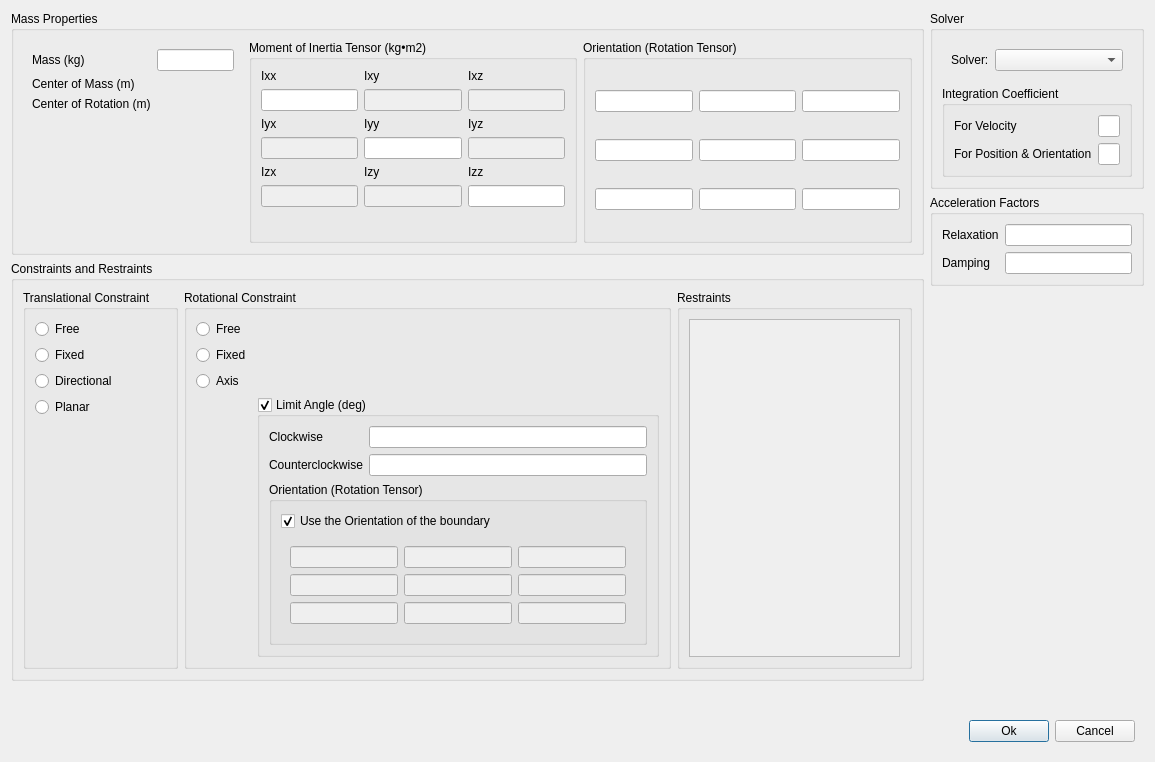
<?xml version="1.0" encoding="UTF-8"?>
<ui version="4.0">
 <class>RigidBodyMotionDialog</class>
 <widget class="QDialog" name="RigidBodyMotionDialog">
  <property name="geometry">
   <rect>
    <x>0</x>
    <y>0</y>
    <width>1155</width>
    <height>762</height>
   </rect>
  </property>
  <property name="windowTitle">
   <string>Dialog</string>
  </property>
  <layout class="QVBoxLayout" name="verticalLayout" stretch="0,0,0">
   <item>
    <widget class="QWidget" name="widget_12" native="true">
     <layout class="QHBoxLayout" name="horizontalLayout_8">
      <property name="leftMargin">
       <number>0</number>
      </property>
      <property name="topMargin">
       <number>0</number>
      </property>
      <property name="rightMargin">
       <number>0</number>
      </property>
      <property name="bottomMargin">
       <number>0</number>
      </property>
      <item>
       <widget class="QWidget" name="widget_13" native="true">
        <layout class="QVBoxLayout" name="verticalLayout_7">
         <property name="leftMargin">
          <number>0</number>
         </property>
         <property name="topMargin">
          <number>0</number>
         </property>
         <property name="rightMargin">
          <number>0</number>
         </property>
         <property name="bottomMargin">
          <number>0</number>
         </property>
         <item>
          <widget class="QGroupBox" name="groupBox">
           <property name="title">
            <string>Mass Properties</string>
           </property>
           <layout class="QHBoxLayout" name="horizontalLayout">
            <item>
             <widget class="QWidget" name="widget_8" native="true">
              <layout class="QGridLayout" name="gridLayout_11">
               <item row="1" column="0">
                <widget class="QLabel" name="label_42">
                 <property name="text">
                  <string>Center of Mass (m)</string>
                 </property>
                </widget>
               </item>
               <item row="0" column="0">
                <widget class="QLabel" name="label">
                 <property name="text">
                  <string>Mass (kg)</string>
                 </property>
                </widget>
               </item>
               <item row="0" column="1">
                <widget class="PFloatLineEdit" name="mass"/>
               </item>
               <item row="2" column="1">
                <widget class="VectorWidget" name="centerOfRotation" native="true"/>
               </item>
               <item row="2" column="0">
                <widget class="QLabel" name="label_8">
                 <property name="text">
                  <string>Center of Rotation (m)</string>
                 </property>
                </widget>
               </item>
               <item row="1" column="1">
                <widget class="VectorWidget" name="centerOfMass" native="true"/>
               </item>
               <item row="3" column="0">
                <spacer name="verticalSpacer_6">
                 <property name="orientation">
                  <enum>Qt::Orientation::Vertical</enum>
                 </property>
                 <property name="sizeHint" stdset="0">
                  <size>
                   <width>20</width>
                   <height>40</height>
                  </size>
                 </property>
                </spacer>
               </item>
              </layout>
             </widget>
            </item>
            <item>
             <widget class="QGroupBox" name="groupBox_6">
              <property name="title">
               <string>Moment of Inertia Tensor (kg•m2)</string>
              </property>
              <layout class="QGridLayout" name="gridLayout_6">
               <item row="5" column="2">
                <widget class="PFloatLineEdit" name="moi22"/>
               </item>
               <item row="2" column="0">
                <widget class="QLabel" name="label_29">
                 <property name="text">
                  <string>Iyx</string>
                 </property>
                </widget>
               </item>
               <item row="0" column="1">
                <widget class="QLabel" name="label_27">
                 <property name="text">
                  <string>Ixy</string>
                 </property>
                </widget>
               </item>
               <item row="5" column="0">
                <widget class="PFloatLineEdit" name="moi20">
                 <property name="enabled">
                  <bool>false</bool>
                 </property>
                </widget>
               </item>
               <item row="4" column="1">
                <widget class="QLabel" name="label_33">
                 <property name="text">
                  <string>Izy</string>
                 </property>
                </widget>
               </item>
               <item row="2" column="1">
                <widget class="QLabel" name="label_30">
                 <property name="text">
                  <string>Iyy</string>
                 </property>
                </widget>
               </item>
               <item row="0" column="0">
                <widget class="QLabel" name="label_26">
                 <property name="text">
                  <string>Ixx</string>
                 </property>
                </widget>
               </item>
               <item row="1" column="2">
                <widget class="PFloatLineEdit" name="moi02">
                 <property name="enabled">
                  <bool>false</bool>
                 </property>
                </widget>
               </item>
               <item row="5" column="1">
                <widget class="PFloatLineEdit" name="moi21">
                 <property name="enabled">
                  <bool>false</bool>
                 </property>
                </widget>
               </item>
               <item row="3" column="2">
                <widget class="PFloatLineEdit" name="moi12">
                 <property name="enabled">
                  <bool>false</bool>
                 </property>
                </widget>
               </item>
               <item row="1" column="0">
                <widget class="PFloatLineEdit" name="moi00"/>
               </item>
               <item row="0" column="2">
                <widget class="QLabel" name="label_28">
                 <property name="text">
                  <string>Ixz</string>
                 </property>
                </widget>
               </item>
               <item row="1" column="1">
                <widget class="PFloatLineEdit" name="moi01">
                 <property name="enabled">
                  <bool>false</bool>
                 </property>
                </widget>
               </item>
               <item row="3" column="0">
                <widget class="PFloatLineEdit" name="moi10">
                 <property name="enabled">
                  <bool>false</bool>
                 </property>
                </widget>
               </item>
               <item row="2" column="2">
                <widget class="QLabel" name="label_31">
                 <property name="text">
                  <string>Iyz</string>
                 </property>
                </widget>
               </item>
               <item row="3" column="1">
                <widget class="PFloatLineEdit" name="moi11"/>
               </item>
               <item row="4" column="0">
                <widget class="QLabel" name="label_32">
                 <property name="text">
                  <string>Izx</string>
                 </property>
                </widget>
               </item>
               <item row="4" column="2">
                <widget class="QLabel" name="label_34">
                 <property name="text">
                  <string>Izz</string>
                 </property>
                </widget>
               </item>
               <item row="6" column="0">
                <spacer name="verticalSpacer_7">
                 <property name="orientation">
                  <enum>Qt::Orientation::Vertical</enum>
                 </property>
                 <property name="sizeHint" stdset="0">
                  <size>
                   <width>20</width>
                   <height>40</height>
                  </size>
                 </property>
                </spacer>
               </item>
              </layout>
             </widget>
            </item>
            <item>
             <widget class="QGroupBox" name="groupBox_2">
              <property name="title">
               <string>Orientation (Rotation Tensor)</string>
              </property>
              <layout class="QGridLayout" name="gridLayout_2" rowstretch="0,0,0" columnstretch="0,0,0">
               <item row="2" column="1">
                <widget class="PFloatLineEdit" name="ori21"/>
               </item>
               <item row="1" column="0">
                <widget class="PFloatLineEdit" name="ori10"/>
               </item>
               <item row="1" column="2">
                <widget class="PFloatLineEdit" name="ori12"/>
               </item>
               <item row="2" column="2">
                <widget class="PFloatLineEdit" name="ori22"/>
               </item>
               <item row="1" column="1">
                <widget class="PFloatLineEdit" name="ori11"/>
               </item>
               <item row="0" column="1">
                <widget class="PFloatLineEdit" name="ori01"/>
               </item>
               <item row="0" column="2">
                <widget class="PFloatLineEdit" name="ori02"/>
               </item>
               <item row="2" column="0">
                <widget class="PFloatLineEdit" name="ori20"/>
               </item>
               <item row="0" column="0">
                <widget class="PFloatLineEdit" name="ori00"/>
               </item>
              </layout>
             </widget>
            </item>
           </layout>
          </widget>
         </item>
         <item>
          <widget class="QGroupBox" name="groupBox_12">
           <property name="title">
            <string>Constraints and Restraints</string>
           </property>
           <layout class="QHBoxLayout" name="horizontalLayout_3">
            <item>
             <widget class="QGroupBox" name="groupBox_3">
              <property name="title">
               <string>Translational Constraint</string>
              </property>
              <layout class="QGridLayout" name="gridLayout_3">
               <item row="2" column="0">
                <widget class="QRadioButton" name="translationalDirectionalRadio">
                 <property name="text">
                  <string>Directional</string>
                 </property>
                </widget>
               </item>
               <item row="0" column="0">
                <widget class="QRadioButton" name="translationalFreeRadio">
                 <property name="text">
                  <string>Free</string>
                 </property>
                </widget>
               </item>
               <item row="3" column="1">
                <widget class="VectorWidget" name="normal" native="true"/>
               </item>
               <item row="1" column="0">
                <widget class="QRadioButton" name="translationalFixedRadio">
                 <property name="text">
                  <string>Fixed</string>
                 </property>
                </widget>
               </item>
               <item row="3" column="0">
                <widget class="QRadioButton" name="translationalPlanarRadio">
                 <property name="text">
                  <string>Planar</string>
                 </property>
                </widget>
               </item>
               <item row="2" column="1">
                <widget class="VectorWidget" name="direction" native="true"/>
               </item>
               <item row="4" column="0">
                <spacer name="verticalSpacer_2">
                 <property name="orientation">
                  <enum>Qt::Orientation::Vertical</enum>
                 </property>
                 <property name="sizeHint" stdset="0">
                  <size>
                   <width>20</width>
                   <height>40</height>
                  </size>
                 </property>
                </spacer>
               </item>
              </layout>
             </widget>
            </item>
            <item>
             <widget class="QGroupBox" name="groupBox_4">
              <property name="title">
               <string>Rotational Constraint</string>
              </property>
              <layout class="QGridLayout" name="gridLayout_4">
               <item row="2" column="1">
                <widget class="VectorWidget" name="axis" native="true"/>
               </item>
               <item row="1" column="0">
                <widget class="QRadioButton" name="rotationalFixedRadio">
                 <property name="text">
                  <string>Fixed</string>
                 </property>
                </widget>
               </item>
               <item row="3" column="1">
                <widget class="QGroupBox" name="limitAngleGroup">
                 <property name="title">
                  <string>Limit Angle (deg)</string>
                 </property>
                 <property name="checkable">
                  <bool>true</bool>
                 </property>
                 <layout class="QVBoxLayout" name="verticalLayout_6">
                  <item>
                   <widget class="QWidget" name="widget_2" native="true">
                    <layout class="QGridLayout" name="gridLayout">
                     <property name="leftMargin">
                      <number>0</number>
                     </property>
                     <property name="topMargin">
                      <number>0</number>
                     </property>
                     <property name="rightMargin">
                      <number>0</number>
                     </property>
                     <property name="bottomMargin">
                      <number>0</number>
                     </property>
                     <item row="0" column="0">
                      <widget class="QLabel" name="label_25">
                       <property name="text">
                        <string>Clockwise</string>
                       </property>
                      </widget>
                     </item>
                     <item row="1" column="1">
                      <widget class="PFloatLineEdit" name="counterclockwise"/>
                     </item>
                     <item row="0" column="1">
                      <widget class="PFloatLineEdit" name="clockwise"/>
                     </item>
                     <item row="1" column="0">
                      <widget class="QLabel" name="label_24">
                       <property name="text">
                        <string>Counterclockwise</string>
                       </property>
                      </widget>
                     </item>
                    </layout>
                   </widget>
                  </item>
                  <item>
                   <widget class="QWidget" name="widget" native="true">
                    <layout class="QVBoxLayout" name="verticalLayout_9">
                     <property name="leftMargin">
                      <number>0</number>
                     </property>
                     <property name="topMargin">
                      <number>0</number>
                     </property>
                     <property name="rightMargin">
                      <number>0</number>
                     </property>
                     <property name="bottomMargin">
                      <number>0</number>
                     </property>
                     <item>
                      <widget class="QGroupBox" name="groupBox_13">
                       <property name="title">
                        <string>Orientation (Rotation Tensor)</string>
                       </property>
                       <layout class="QVBoxLayout" name="verticalLayout_10">
                        <item>
                         <widget class="QCheckBox" name="useBoundaryOrientation">
                          <property name="text">
                           <string>Use the Orientation of the boundary</string>
                          </property>
                          <property name="checked">
                           <bool>true</bool>
                          </property>
                         </widget>
                        </item>
                        <item>
                         <widget class="QWidget" name="privateOrientation" native="true">
                          <property name="enabled">
                           <bool>false</bool>
                          </property>
                          <layout class="QGridLayout" name="gridLayout_5" rowstretch="0,0,0" columnstretch="0,0,0">
                           <item row="0" column="0">
                            <widget class="PFloatLineEdit" name="cori00"/>
                           </item>
                           <item row="0" column="1">
                            <widget class="PFloatLineEdit" name="cori01"/>
                           </item>
                           <item row="0" column="2">
                            <widget class="PFloatLineEdit" name="cori02"/>
                           </item>
                           <item row="1" column="0">
                            <widget class="PFloatLineEdit" name="cori10"/>
                           </item>
                           <item row="1" column="1">
                            <widget class="PFloatLineEdit" name="cori11"/>
                           </item>
                           <item row="1" column="2">
                            <widget class="PFloatLineEdit" name="cori12"/>
                           </item>
                           <item row="2" column="0">
                            <widget class="PFloatLineEdit" name="cori20"/>
                           </item>
                           <item row="2" column="1">
                            <widget class="PFloatLineEdit" name="cori21"/>
                           </item>
                           <item row="2" column="2">
                            <widget class="PFloatLineEdit" name="cori22"/>
                           </item>
                          </layout>
                         </widget>
                        </item>
                       </layout>
                      </widget>
                     </item>
                    </layout>
                   </widget>
                  </item>
                 </layout>
                </widget>
               </item>
               <item row="0" column="0">
                <widget class="QRadioButton" name="rotationalFreeRadio">
                 <property name="text">
                  <string>Free</string>
                 </property>
                </widget>
               </item>
               <item row="2" column="0">
                <widget class="QRadioButton" name="rotationalAxisRadio">
                 <property name="text">
                  <string>Axis</string>
                 </property>
                </widget>
               </item>
              </layout>
             </widget>
            </item>
            <item>
             <widget class="QGroupBox" name="groupBox_11">
              <property name="title">
               <string>Restraints</string>
              </property>
              <layout class="QVBoxLayout" name="verticalLayout_4">
               <item>
                <widget class="QScrollArea" name="scrollArea">
                 <property name="minimumSize">
                  <size>
                   <width>170</width>
                   <height>0</height>
                  </size>
                 </property>
                 <property name="widgetResizable">
                  <bool>true</bool>
                 </property>
                 <widget class="QWidget" name="scrollAreaWidgetContents">
                  <property name="geometry">
                   <rect>
                    <x>0</x>
                    <y>0</y>
                    <width>228</width>
                    <height>364</height>
                   </rect>
                  </property>
                 </widget>
                </widget>
               </item>
              </layout>
             </widget>
            </item>
           </layout>
          </widget>
         </item>
        </layout>
       </widget>
      </item>
      <item>
       <widget class="QWidget" name="widget_14" native="true">
        <layout class="QVBoxLayout" name="verticalLayout_8" stretch="0,0,1">
         <property name="leftMargin">
          <number>0</number>
         </property>
         <property name="topMargin">
          <number>0</number>
         </property>
         <property name="rightMargin">
          <number>0</number>
         </property>
         <property name="bottomMargin">
          <number>0</number>
         </property>
         <item>
          <widget class="QGroupBox" name="groupBox_7">
           <property name="title">
            <string>Solver</string>
           </property>
           <layout class="QVBoxLayout" name="verticalLayout_2">
            <item>
             <widget class="QWidget" name="widget_7" native="true">
              <layout class="QHBoxLayout" name="horizontalLayout_7" stretch="0,1">
               <item>
                <widget class="QLabel" name="label_35">
                 <property name="text">
                  <string>Solver:</string>
                 </property>
                </widget>
               </item>
               <item>
                <widget class="QComboBox" name="solverCombo"/>
               </item>
              </layout>
             </widget>
            </item>
            <item>
             <widget class="QStackedWidget" name="solverStack">
              <property name="currentIndex">
               <number>0</number>
              </property>
              <widget class="QWidget" name="page">
               <layout class="QVBoxLayout" name="verticalLayout_3">
                <property name="leftMargin">
                 <number>0</number>
                </property>
                <property name="topMargin">
                 <number>0</number>
                </property>
                <property name="rightMargin">
                 <number>0</number>
                </property>
                <property name="bottomMargin">
                 <number>0</number>
                </property>
                <item>
                 <widget class="QGroupBox" name="groupBox_8">
                  <property name="title">
                   <string>Integration Coefficient</string>
                  </property>
                  <layout class="QGridLayout" name="gridLayout_7">
                   <item row="0" column="0">
                    <widget class="QLabel" name="label_37">
                     <property name="text">
                      <string>For Velocity</string>
                     </property>
                    </widget>
                   </item>
                   <item row="0" column="1">
                    <widget class="PFloatLineEdit" name="velocityIntegrationCoefficient"/>
                   </item>
                   <item row="1" column="0">
                    <widget class="QLabel" name="label_36">
                     <property name="text">
                      <string>For Position &amp; Orientation</string>
                     </property>
                    </widget>
                   </item>
                   <item row="1" column="1">
                    <widget class="PFloatLineEdit" name="positionIntegrationCoefficient"/>
                   </item>
                  </layout>
                 </widget>
                </item>
               </layout>
              </widget>
              <widget class="QWidget" name="page_2">
               <layout class="QVBoxLayout" name="verticalLayout_5">
                <property name="leftMargin">
                 <number>0</number>
                </property>
                <property name="topMargin">
                 <number>0</number>
                </property>
                <property name="rightMargin">
                 <number>0</number>
                </property>
                <property name="bottomMargin">
                 <number>0</number>
                </property>
                <item>
                 <widget class="QGroupBox" name="groupBox_9">
                  <property name="title">
                   <string>Off-centering Coefficient</string>
                  </property>
                  <layout class="QGridLayout" name="gridLayout_8">
                   <item row="0" column="0">
                    <widget class="QLabel" name="label_38">
                     <property name="text">
                      <string>Acceleration</string>
                     </property>
                    </widget>
                   </item>
                   <item row="1" column="1">
                    <widget class="PFloatLineEdit" name="offCenteringVelocityCoefficient"/>
                   </item>
                   <item row="0" column="1">
                    <widget class="PFloatLineEdit" name="offCenteringAccelerationCoefficient"/>
                   </item>
                   <item row="1" column="0">
                    <widget class="QLabel" name="label_39">
                     <property name="text">
                      <string>Velocity</string>
                     </property>
                    </widget>
                   </item>
                  </layout>
                 </widget>
                </item>
               </layout>
              </widget>
              <widget class="QWidget" name="page_3"/>
             </widget>
            </item>
           </layout>
          </widget>
         </item>
         <item>
          <widget class="QGroupBox" name="groupBox_10">
           <property name="title">
            <string>Acceleration Factors</string>
           </property>
           <layout class="QGridLayout" name="gridLayout_10">
            <item row="1" column="1">
             <widget class="PFloatLineEdit" name="accelerationDampingFactor"/>
            </item>
            <item row="0" column="1">
             <widget class="PFloatLineEdit" name="accelerationRelaxationFactor"/>
            </item>
            <item row="0" column="0">
             <widget class="QLabel" name="label_40">
              <property name="text">
               <string>Relaxation</string>
              </property>
             </widget>
            </item>
            <item row="1" column="0">
             <widget class="QLabel" name="label_41">
              <property name="text">
               <string>Damping</string>
              </property>
             </widget>
            </item>
           </layout>
          </widget>
         </item>
         <item>
          <spacer name="verticalSpacer_5">
           <property name="orientation">
            <enum>Qt::Orientation::Vertical</enum>
           </property>
           <property name="sizeHint" stdset="0">
            <size>
             <width>20</width>
             <height>40</height>
            </size>
           </property>
          </spacer>
         </item>
        </layout>
       </widget>
      </item>
     </layout>
    </widget>
   </item>
   <item>
    <spacer name="verticalSpacer">
     <property name="orientation">
      <enum>Qt::Orientation::Vertical</enum>
     </property>
     <property name="sizeHint" stdset="0">
      <size>
       <width>20</width>
       <height>40</height>
      </size>
     </property>
    </spacer>
   </item>
   <item>
    <widget class="QWidget" name="widget_10" native="true">
     <layout class="QHBoxLayout" name="horizontalLayout_10">
      <item>
       <spacer name="horizontalSpacer_2">
        <property name="orientation">
         <enum>Qt::Orientation::Horizontal</enum>
        </property>
        <property name="sizeHint" stdset="0">
         <size>
          <width>701</width>
          <height>20</height>
         </size>
        </property>
       </spacer>
      </item>
      <item>
       <widget class="QPushButton" name="okButton">
        <property name="text">
         <string>Ok</string>
        </property>
       </widget>
      </item>
      <item>
       <widget class="QPushButton" name="cancelButton">
        <property name="text">
         <string>Cancel</string>
        </property>
       </widget>
      </item>
     </layout>
    </widget>
   </item>
  </layout>
 </widget>
 <customwidgets>
  <customwidget>
   <class>VectorWidget</class>
   <extends>QWidget</extends>
   <header>baramFlow.view.widgets.vector_widget</header>
  </customwidget>
  <customwidget>
   <class>PFloatLineEdit</class>
   <extends>QLineEdit</extends>
   <header location="global">widgets.pfloat_line_edit</header>
  </customwidget>
 </customwidgets>
 <resources/>
 <connections/>
</ui>
